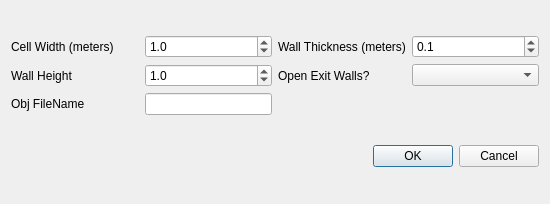
<?xml version="1.0" encoding="UTF-8"?>
<ui version="4.0">
 <class>MazeToObj_Dialog</class>
 <widget class="QDialog" name="MazeToObj_Dialog">
  <property name="geometry">
   <rect>
    <x>0</x>
    <y>0</y>
    <width>550</width>
    <height>204</height>
   </rect>
  </property>
  <property name="windowTitle">
   <string>Maze to OBJ</string>
  </property>
  <layout class="QGridLayout" name="gridLayout_2">
   <item row="1" column="0">
    <widget class="QDialogButtonBox" name="buttonBox">
     <property name="orientation">
      <enum>Qt::Horizontal</enum>
     </property>
     <property name="standardButtons">
      <set>QDialogButtonBox::Cancel|QDialogButtonBox::Ok</set>
     </property>
    </widget>
   </item>
   <item row="0" column="0">
    <layout class="QGridLayout" name="gridLayout" columnstretch="1,1,1,1">
     <item row="0" column="1">
      <widget class="QDoubleSpinBox" name="cellWidthSpin">
       <property name="decimals">
        <number>1</number>
       </property>
       <property name="singleStep">
        <double>0.100000000000000</double>
       </property>
       <property name="value">
        <double>1.000000000000000</double>
       </property>
      </widget>
     </item>
     <item row="1" column="1">
      <widget class="QDoubleSpinBox" name="wallHeightSpin">
       <property name="decimals">
        <number>1</number>
       </property>
       <property name="singleStep">
        <double>0.500000000000000</double>
       </property>
       <property name="value">
        <double>1.000000000000000</double>
       </property>
      </widget>
     </item>
     <item row="0" column="0">
      <widget class="QLabel" name="label">
       <property name="text">
        <string>Cell Width (meters)</string>
       </property>
      </widget>
     </item>
     <item row="0" column="2">
      <widget class="QLabel" name="label_2">
       <property name="text">
        <string>Wall Thickness (meters)</string>
       </property>
      </widget>
     </item>
     <item row="1" column="2">
      <widget class="QLabel" name="label_4">
       <property name="text">
        <string>Open Exit Walls?</string>
       </property>
      </widget>
     </item>
     <item row="1" column="0">
      <widget class="QLabel" name="label_3">
       <property name="text">
        <string>Wall Height</string>
       </property>
      </widget>
     </item>
     <item row="2" column="0">
      <widget class="QLabel" name="label_5">
       <property name="text">
        <string>Obj FileName</string>
       </property>
      </widget>
     </item>
     <item row="2" column="1">
      <widget class="QLineEdit" name="objFileName">
       <property name="toolTip">
        <string>If left blank, defaults to maze name</string>
       </property>
      </widget>
     </item>
     <item row="0" column="3">
      <widget class="QDoubleSpinBox" name="wallThicknessSpin">
       <property name="decimals">
        <number>1</number>
       </property>
       <property name="singleStep">
        <double>0.100000000000000</double>
       </property>
       <property name="value">
        <double>0.100000000000000</double>
       </property>
      </widget>
     </item>
     <item row="1" column="3">
      <widget class="QComboBox" name="openMazeExits"/>
     </item>
    </layout>
   </item>
  </layout>
 </widget>
 <tabstops>
  <tabstop>objFileName</tabstop>
  <tabstop>buttonBox</tabstop>
 </tabstops>
 <resources/>
 <connections>
  <connection>
   <sender>buttonBox</sender>
   <signal>accepted()</signal>
   <receiver>MazeToObj_Dialog</receiver>
   <slot>accept()</slot>
   <hints>
    <hint type="sourcelabel">
     <x>248</x>
     <y>254</y>
    </hint>
    <hint type="destinationlabel">
     <x>157</x>
     <y>274</y>
    </hint>
   </hints>
  </connection>
  <connection>
   <sender>buttonBox</sender>
   <signal>rejected()</signal>
   <receiver>MazeToObj_Dialog</receiver>
   <slot>reject()</slot>
   <hints>
    <hint type="sourcelabel">
     <x>316</x>
     <y>260</y>
    </hint>
    <hint type="destinationlabel">
     <x>286</x>
     <y>274</y>
    </hint>
   </hints>
  </connection>
 </connections>
</ui>
